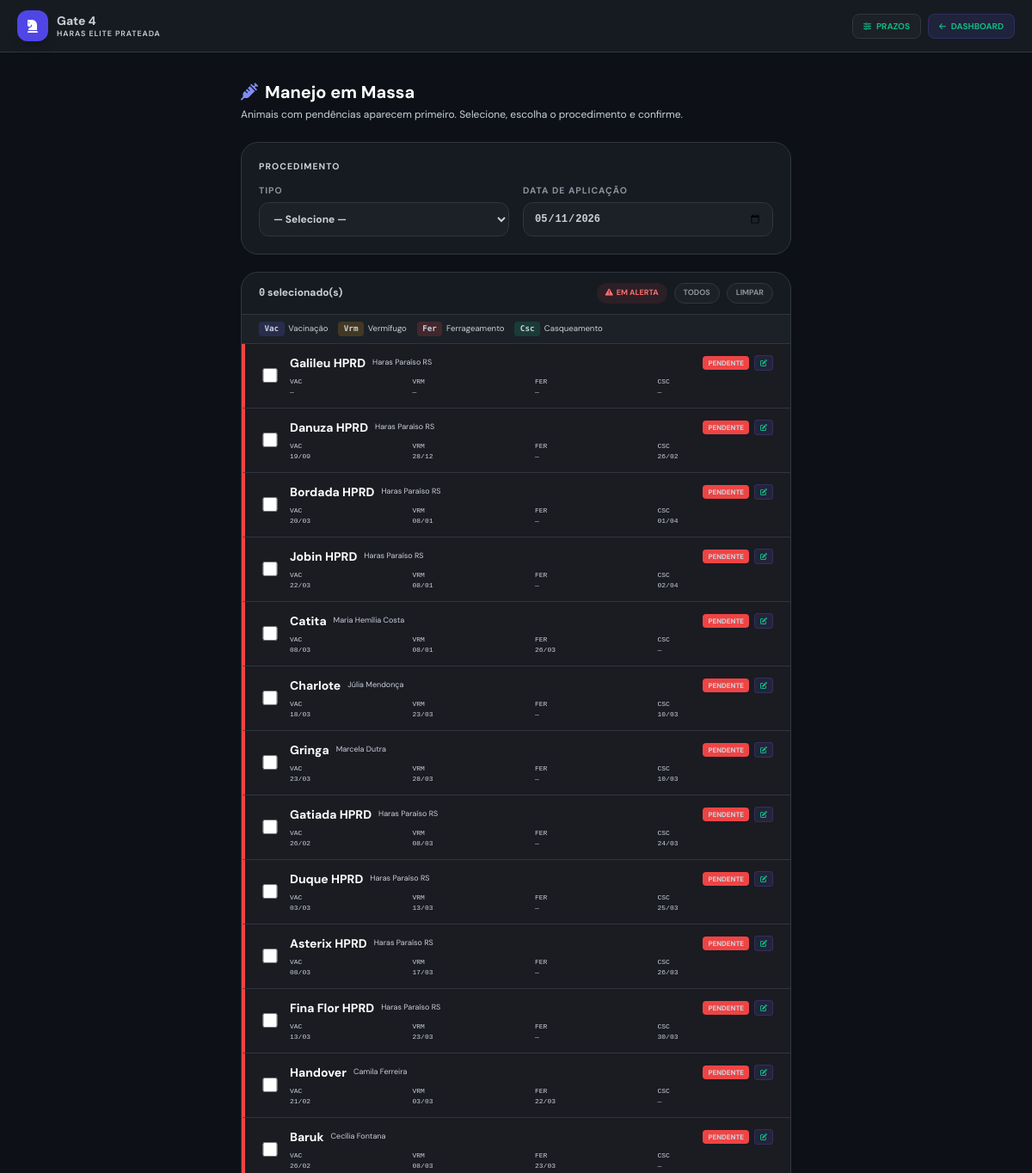
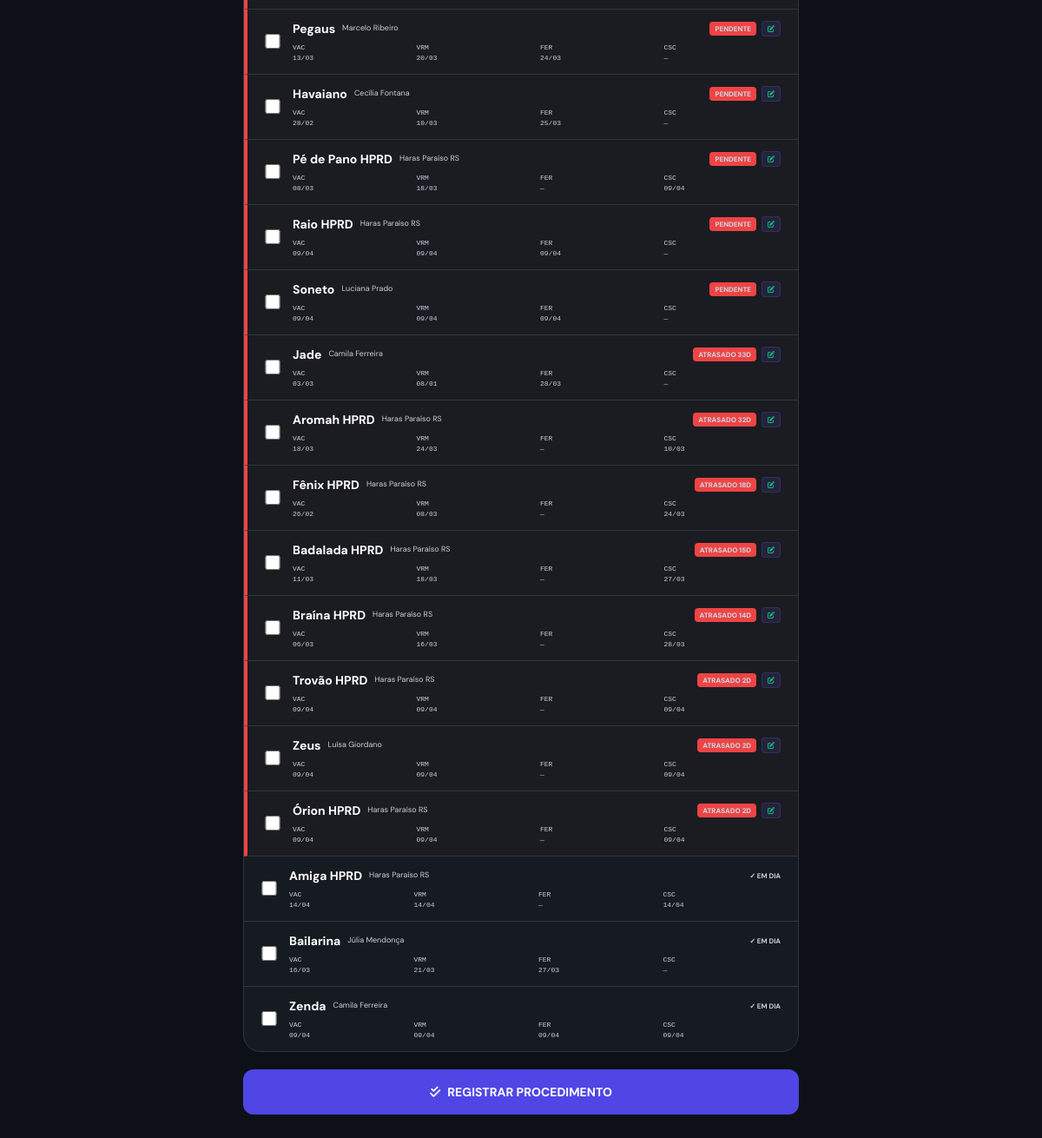
The page /manejo-em-massa/ (signed in) on the database its author committed (2 pictures, top to bottom).
### gateagora/models.py (models this page shows, shortened)
class Empresa(models.Model):
    nome = models.CharField(max_length=100)
    logo = models.ImageField(upload_to='logos/', null=True, blank=True)
    cnpj = models.CharField(max_length=18, blank=True, null=True, help_text="CNPJ da Unidade")
    cidade = models.CharField(max_length=100, default="Cidade Exemplo")
    slug = models.SlugField(
        unique=True,
        help_text="Identificador único na URL (ex: haras-santa-fe)"
    )
    class Meta:
        indexes = [models.Index(fields=["slug"])]
        verbose_name = "Empresa 🏢"
        verbose_name_plural = "Empresas 🏢"

class Cavalo(models.Model):
    CATEGORIA_CHOICES = [
        ('PROPRIO', 'Próprio (Escola)'),
        ('HOTELARIA', 'Hotelaria (Particular)'),
    ]
    STATUS_SAUDE_CHOICES = [
        ('Saudável', 'Saudável'),
        ('Alerta', 'Alerta'),
        ('Doente', 'Doente'),
        ('Tratamento', 'Em Tratamento'),
    ]
    LOCAL_DORMIDA = [
        ('BAIA', 'Dorme na Baia'),
        ('PIQUETE', 'Dorme no Piquete'),
    ]
    RACA_CHOICES = [
        ('mang_marchador', 'Mangalarga Marchador'),
        ('quarto_milha', 'Quarto de Milha'),
        ('psl', 'Puro Sangue Lusitano'),
        ('crioulo', 'Crioulo'),
        ('hipismo', 'Cavalo de Hipismo (BH)'),
        ('srd', 'Sem Raça Definida'),
    ]
    ATIVIDADE_CHOICES = [
        ('0.018', 'Leve (Passeio/Aposentado)'),
        ('0.025', 'Moderada (Escola/Aulas)'),
        ('0.035', 'Intensa (Salto/Competição)'),
    ]
    USA_FERRADURA_CHOICES = [
        ('SIM', 'Ferrado (Usa Ferradura)'),
        ('NAO', 'Descalço (Apenas Casqueamento)'),
    ]
    empresa = models.ForeignKey(Empresa, on_delete=models.CASCADE)
    nome = models.CharField(max_length=100)
    categoria = models.CharField(max_length=20, choices=CATEGORIA_CHOICES, default='PROPRIO')
    status_saude = models.CharField(max_length=20, choices=STATUS_SAUDE_CHOICES, default='Saudável')
    onde_dorme = models.CharField(max_length=10, choices=LOCAL_DORMIDA, default='BAIA')
    foto = models.ImageField(upload_to='cavalos/', null=True, blank=True)
    raca = models.CharField(max_length=25, choices=RACA_CHOICES, default='srd')
    peso = models.FloatField(
        default=450.0,
        validators=[MinValueValidator(100)],
        help_text="Peso aproximado para cálculo de ração"
    )
    fator_atividade = models.CharField(max_length=10, choices=ATIVIDADE_CHOICES, default='0.025')
    tipo_sela = models.CharField(max_length=100, blank=True, help_text="Ex: Sela Salto Americana")
    tipo_cabecada = models.CharField(max_length=100, blank=True, help_text="Ex: Cabeçada com Freio D")
    material_proprio = models.BooleanField(default=False, help_text="Marque se o material for exclusivo do proprietário")
    baia = models.OneToOneField(Baia, on_delete=models.SET_NULL, null=True, blank=True)
    piquete = models.ForeignKey(Piquete, on_delete=models.SET_NULL, null=True, blank=True)
    proprietario = models.ForeignKey(
        Aluno,
        on_delete=models.CASCADE,
        related_name='cavalos',
        help_text="Se for Próprio, vincular ao gestor ou escola"
    )
    ultima_vacina = models.DateField(null=True, blank=True)
    ultimo_vermifugo = models.DateField(null=True, blank=True)
    ultimo_ferrageamento = models.DateField(null=True, blank=True)
    ultimo_casqueamento = models.DateField(null=True, blank=True)
    usa_ferradura = models.CharField(
        max_length=3,
        choices=USA_FERRADURA_CHOICES,
        default='NAO',
        verbose_name="Usa Ferradura?"
    )
    racao_tipo = models.CharField(max_length=100, blank=True, help_text="Ex: Guabi Equi-S")
    racao_qtd_manha = models.CharField(max_length=50, blank=True, help_text="Ex: 2kg")
    racao_qtd_noite = models.CharField(max_length=50, blank=True, help_text="Ex: 2kg")
    feno_tipo = models.CharField(max_length=100, blank=True, default="Coast Cross")
    feno_qtd = models.CharField(max_length=100, blank=True, default="À vontade")
    complemento_nutricional = models.TextField(blank=True)
    mensalidade_baia = models.DecimalField(max_digits=10, decimal_places=2, default=Decimal('1000.00'))
    class Meta:
        ordering = ['nome']
        indexes = [
            models.Index(fields=["empresa", "status_saude"]),
            models.Index(fields=["empresa", "categoria"]),
        ]
        verbose_name = "Cavalo 🐴"
        verbose_name_plural = "Cavalos 🐴"

class Aluno(models.Model):
    empresa = models.ForeignKey(Empresa, on_delete=models.CASCADE)
    nome = models.CharField(max_length=200)
    ativo = models.BooleanField(default=True)
    streak_atual = models.PositiveIntegerField(default=0)
    melhor_streak = models.PositiveIntegerField(default=0)
    valor_aula = models.DecimalField(max_digits=10, decimal_places=2, default=Decimal('150.00'))
    plano = models.ForeignKey(
        'Plano',
        on_delete=models.SET_NULL,
        null=True,
        blank=True,
        verbose_name="Plano Contratado"
    )
    perfil_usuario = models.OneToOneField(
        'Perfil',
        on_delete=models.SET_NULL,
        null=True,
        blank=True,
        related_name='aluno_vinculado',
        verbose_name="Login do Aluno",
        help_text="Perfil de acesso do aluno ao sistema"
    )
    class Meta:
        ordering = ['nome']
        indexes = [models.Index(fields=["empresa", "nome"])]
        verbose_name = "Aluno 🧑‍🎓"
        verbose_name_plural = "Alunos 🧑‍🎓"

### gateagora/views.py (the view, shortened to what this page needs)
# urls.py: path('manejo-em-massa/', views.manejo_em_massa, name='manejo_em_massa'),
@login_required
def manejo_em_massa(request):
    empresa = getattr(request, "empresa", None) or request.user.perfil.empresa
    hoje = timezone.localdate()
    try:
        cfg = ConfigPrazoManejo.objects.get(empresa=empresa)
        prazo_vacina = cfg.prazo_vacina
        prazo_vermifugo = cfg.prazo_vermifugo
        prazo_ferrageamento = cfg.prazo_ferrageamento
        prazo_casqueamento = cfg.prazo_casqueamento
    except ConfigPrazoManejo.DoesNotExist:
        prazo_vacina = 365
        prazo_vermifugo = 90
        prazo_ferrageamento = 60
        prazo_casqueamento = 60
    def _dias_atraso(data_campo):
        if not data_campo:
            return 9999
        return (hoje - data_campo).days
    def _atraso_excedido(c):
        atrasos = [
            max(0, _dias_atraso(c.ultima_vacina)    - prazo_vacina),
            max(0, _dias_atraso(c.ultimo_vermifugo) - prazo_vermifugo),
        ]
        if c.usa_ferradura == "SIM":
            atrasos.append(max(0, _dias_atraso(c.ultimo_ferrageamento) - prazo_ferrageamento))
        else:
            atrasos.append(max(0, _dias_atraso(c.ultimo_casqueamento)  - prazo_casqueamento))
        bonus = 100000 if c.status_saude != "Saudável" else 0
        return sum(atrasos) + bonus
    cavalos_qs = (
        Cavalo.objects
        .filter(empresa=empresa)
        .select_related("proprietario")
        .order_by("nome")
    )
    cavalos_status = []
    for cavalo in cavalos_qs:
        score = _atraso_excedido(cavalo)
        cavalos_status.append({
            "obj":           cavalo,
            "vencido":       score > 0,
            "atraso_maximo": score,
        })
    cavalos_status.sort(key=lambda x: x["atraso_maximo"], reverse=True)
    return render(request, "gateagora/manejo_em_massa.html", {
        "empresa":             empresa,
        "hoje":                hoje,
        "cavalos_status":      cavalos_status,
        "prazo_vacina":        prazo_vacina,
        "prazo_vermifugo":     prazo_vermifugo,
        "prazo_ferrageamento": prazo_ferrageamento,
        "prazo_casqueamento":  prazo_casqueamento,
    })

### gateagora/templates/gateagora/manejo_em_massa.html (shortened to what this page needs)
{% load static %}
<!DOCTYPE html>
<html lang="pt-br">
<head>
  <script src="https://cdn.tailwindcss.com"></script>
  <link rel="stylesheet" href="https://cdnjs.cloudflare.com/ajax/libs/font-awesome/6.0.0/css/all.min.css"/>
  <link rel="stylesheet" href="{% static 'css/themes.css' %}">
</head>
<body>
<nav class="glass sticky top-0 z-50 px-5 py-3">
  <div class="max-w-screen-xl mx-auto flex justify-between items-center">
    <a href="{% url 'dashboard' %}" class="flex items-center gap-2.5 group">
      <div class="bg-indigo-600 w-9 h-9 rounded-xl flex items-center justify-center shadow-lg group-hover:bg-indigo-500 transition">
        <i class="fa-solid fa-chess-knight text-white text-base"></i>
      </div>
      <div class="leading-tight">
        <p class="text-sm font-bold" style="color:var(--text-strong)">{{ brand_name|default:"Gate 4" }}</p>
        <p class="text-[9px] font-semibold uppercase tracking-widest" style="color:var(--text-muted)">{{ empresa.nome }}</p>
      </div>
    </a>
    <div class="flex items-center gap-2">
      <a href="{% url 'config_prazos_manejo' %}" class="flex items-center gap-1.5 text-[10px] font-bold uppercase px-3 py-1.5 rounded-lg" style="background:var(--card-alt);color:var(--text-muted);border:1px solid var(--border);"><i class="fa-solid fa-sliders text-[9px]"></i> Prazos</a>
      <a href="{% url 'dashboard' %}" class="flex items-center gap-1.5 text-[10px] font-bold uppercase px-3 py-1.5 rounded-lg" style="background:var(--indigo-soft);color:var(--indigo-text);border:1px solid rgba(99,102,241,0.2);"><i class="fa-solid fa-arrow-left text-[9px]"></i> Dashboard</a>
    </div>
  </div>
</nav>
<div class="max-w-2xl mx-auto px-4 py-8">
  <div class="mb-6">
    <h2 class="text-xl font-bold" style="color:var(--text-strong)">
      <i class="fa-solid fa-syringe mr-2" style="color:var(--indigo-text)"></i>Manejo em Massa
    </h2>
    <p class="text-xs mt-1" style="color:var(--text-muted)">Animais com pendências aparecem primeiro. Selecione, escolha o procedimento e confirme.</p>
  </div>
  <form method="post" action="{% url 'manejo_em_massa' %}">
    <div class="card p-5 mb-5">
      <p class="sec-title mb-3">Procedimento</p>
      <div class="grid grid-cols-2 gap-4">
        <div>
          <label class="sec-title block mb-1.5">Tipo</label>
          <select name="procedimento" required class="w-full rounded-xl px-3 py-2.5 text-xs font-bold" style="background:var(--card-alt);color:var(--text-main);border:1px solid var(--border);">
            <option value="">— Selecione —</option>
          </select>
        </div>
        <div>
          <label class="sec-title block mb-1.5">Data de Aplicação</label>
          <input type="date" name="data" required value="{{ hoje|date:'Y-m-d' }}" class="w-full rounded-xl px-3 py-2.5 text-xs font-bold font-mono" style="background:var(--card-alt);color:var(--text-main);border:1px solid var(--border);">
        </div>
      </div>
    </div>
    <div class="card overflow-hidden mb-5">
      <div class="px-5 py-3 flex items-center justify-between" style="border-bottom:1px solid var(--border)">
        <span class="text-xs font-bold" style="color:var(--text-muted)">
          <span id="contador" class="font-mono" style="color:var(--indigo-text)">0</span> selecionado(s)
        </span>
        <div class="flex gap-2">
          <button type="button" onclick="selecionarGrupo('alerta')" class="text-[9px] font-bold uppercase px-2.5 py-1 rounded-full" style="background:rgba(239,68,68,0.1);color:var(--red-text);"><i class="fa-solid fa-triangle-exclamation mr-0.5"></i> Em alerta</button>
          <button type="button" onclick="selecionarTodos()" class="text-[9px] font-bold uppercase px-2.5 py-1 rounded-full" style="background:var(--card-alt);color:var(--text-muted);border:1px solid var(--border);">Todos</button>
          <button type="button" onclick="limparSelecao()" class="text-[9px] font-bold uppercase px-2.5 py-1 rounded-full" style="background:var(--card-alt);color:var(--text-muted);border:1px solid var(--border);">Limpar</button>
        </div>
      </div>
      <div class="px-5 py-2 flex flex-wrap gap-3" style="border-bottom:1px solid var(--border);background:var(--card-alt)">
        <span class="legenda-item"><span class="badge-proc badge-vac">Vac</span> Vacinação</span>
        <span class="legenda-item"><span class="badge-proc badge-verm">Vrm</span> Vermífugo</span>
        <span class="legenda-item"><span class="badge-proc badge-ferr">Fer</span> Ferrageamento</span>
        <span class="legenda-item"><span class="badge-proc badge-casc">Csc</span> Casqueamento</span>
      </div>
      <div id="listaCavalos">
        {% for item in cavalos_status %}
          {% with cavalo=item.obj %}
          <div class="cavalo-row {% if item.vencido %}em-alerta alerta-row{% else %}em-dia-row{% endif %}"
               onclick="toggleCavalo({{ cavalo.id }})">
            <input type="checkbox" name="cavalos_selecionados" value="{{ cavalo.id }}" id="chk_{{ cavalo.id }}" onclick="event.stopPropagation();atualizarContador(this)">
            <div class="flex-1 min-w-0">
              <div class="flex items-center justify-between gap-1.5 flex-wrap">
                <div class="flex items-center gap-2">
                  <label for="chk_{{ cavalo.id }}" class="text-sm font-bold cursor-pointer" style="color:var(--text-strong)" onclick="event.stopPropagation()">{{ cavalo.nome }}</label>
                  {% if cavalo.proprietario %}<span class="text-[9px]" style="color:var(--text-muted)">{{ cavalo.proprietario.nome }}</span>{% endif %}
                </div>
                <div class="flex items-center gap-1.5">
                  {% if item.vencido %}
                    {% if item.por_status and item.atraso_maximo == 0 %}
                      <span class="text-[8px] font-black px-1.5 py-0.5 rounded uppercase"
                            style="background:rgba(245,158,11,0.2);color:#f59e0b;">
                        {{ cavalo.status_saude|upper }}
                      </span>
                    {% elif item.atraso_maximo >= 9000 %}
                      <span class="text-[8px] font-black bg-red-500 text-white px-1.5 py-0.5 rounded uppercase">
                        PENDENTE
                      </span>
                    {% else %}
                      <span class="text-[8px] font-black bg-red-500 text-white px-1.5 py-0.5 rounded uppercase">
                        ATRASADO {{ item.atraso_maximo }}D
                      </span>
                    {% endif %}
                    <a href="/admin/gateagora/cavalo/{{ cavalo.id }}/change/"
                       onclick="event.stopPropagation()"
                       target="_blank"
                       title="Abrir cadastro do cavalo"
                       class="text-[8px] font-bold px-1.5 py-0.5 rounded"
                       style="background:rgba(99,102,241,0.12);color:var(--indigo-text);border:1px solid rgba(99,102,241,0.2);">
                      <i class="fa-solid fa-pen-to-square"></i>
                    </a>
                  {% else %}
                    <span class="text-[8px] font-bold text-emerald-500 uppercase">✓ em dia</span>
                  {% endif %}
                </div>
              </div>
              <div class="grid grid-cols-4 gap-x-2 mt-1.5 text-[8px] font-mono" style="color:var(--text-muted)">
                <div class="flex flex-col"><span>VAC</span><span style="color:var(--text-main)">{{ cavalo.ultima_vacina|date:"d/m"|default:"—" }}</span></div>
                <div class="flex flex-col"><span>VRM</span><span style="color:var(--text-main)">{{ cavalo.ultimo_vermifugo|date:"d/m"|default:"—" }}</span></div>
                <div class="flex flex-col"><span>FER</span><span style="color:var(--text-main)">{{ cavalo.ultimo_ferrageamento|date:"d/m"|default:"—" }}</span></div>
                <div class="flex flex-col"><span>CSC</span><span style="color:var(--text-main)">{{ cavalo.ultimo_casqueamento|date:"d/m"|default:"—" }}</span></div>
              </div>
            </div>
          </div>
          {% endwith %}
        {% empty %}
          <div class="flex flex-col items-center py-14" style="color:var(--text-muted)">
            <i class="fa-solid fa-horse text-4xl mb-3 opacity-20"></i>
            <p class="text-xs font-bold uppercase">Nenhum cavalo cadastrado.</p>
          </div>
        {% endfor %}
      </div>
    </div>
    <button type="submit" class="w-full py-4 rounded-xl font-bold uppercase text-sm flex items-center justify-center gap-2" style="background:#4f46e5;color:#fff;">
      <i class="fa-solid fa-check-double"></i> Registrar Procedimento
    </button>
  </form>
</div>
</body>
</html>

### rows shown on the page
Empresa: nome "HARAS ELITE PRATEADA"
Cavalo: obj.nome "Galileu HPRD", obj.proprietario.nome "Haras Paraíso RS", shows "PENDENTE", obj.ultima_vacina "—", obj.ultimo_vermifugo "—", obj.ultimo_ferrageamento "—", obj.ultimo_casqueamento "—"
Cavalo: obj.nome "Danuza HPRD", obj.proprietario.nome "Haras Paraíso RS", shows "PENDENTE", obj.ultima_vacina "19/09", obj.ultimo_vermifugo "28/12", obj.ultimo_ferrageamento "—", obj.ultimo_casqueamento "26/02"
Cavalo: obj.nome "Bordada HPRD", obj.proprietario.nome "Haras Paraíso RS", shows "PENDENTE", obj.ultima_vacina "20/03", obj.ultimo_vermifugo "08/01", obj.ultimo_ferrageamento "—", obj.ultimo_casqueamento "01/04"
Cavalo: obj.nome "Jobin HPRD", obj.proprietario.nome "Haras Paraíso RS", shows "PENDENTE", obj.ultima_vacina "22/03", obj.ultimo_vermifugo "08/01", obj.ultimo_ferrageamento "—", obj.ultimo_casqueamento "02/04"
Cavalo: obj.nome "Catita", obj.proprietario.nome "Maria Hemília Costa", shows "PENDENTE", obj.ultima_vacina "08/03", obj.ultimo_vermifugo "08/01", obj.ultimo_ferrageamento "26/03", obj.ultimo_casqueamento "—"
Cavalo: obj.nome "Charlote", obj.proprietario.nome "Júlia Mendonça", shows "PENDENTE", obj.ultima_vacina "18/03", obj.ultimo_vermifugo "23/03", obj.ultimo_ferrageamento "—", obj.ultimo_casqueamento "10/03"
Cavalo: obj.nome "Gringa", obj.proprietario.nome "Marcela Dutra", shows "PENDENTE", obj.ultima_vacina "23/03", obj.ultimo_vermifugo "28/03", obj.ultimo_ferrageamento "—", obj.ultimo_casqueamento "10/03"
Cavalo: obj.nome "Gatiada HPRD", obj.proprietario.nome "Haras Paraíso RS", shows "PENDENTE", obj.ultima_vacina "26/02", obj.ultimo_vermifugo "08/03", obj.ultimo_ferrageamento "—", obj.ultimo_casqueamento "24/03"
Cavalo: obj.nome "Duque HPRD", obj.proprietario.nome "Haras Paraíso RS", shows "PENDENTE", obj.ultima_vacina "03/03", obj.ultimo_vermifugo "13/03", obj.ultimo_ferrageamento "—", obj.ultimo_casqueamento "25/03"
Cavalo: obj.nome "Asterix HPRD", obj.proprietario.nome "Haras Paraíso RS", shows "PENDENTE", obj.ultima_vacina "08/03", obj.ultimo_vermifugo "17/03", obj.ultimo_ferrageamento "—", obj.ultimo_casqueamento "26/03"
Cavalo: obj.nome "Fina Flor HPRD", obj.proprietario.nome "Haras Paraíso RS", shows "PENDENTE", obj.ultima_vacina "13/03", obj.ultimo_vermifugo "23/03", obj.ultimo_ferrageamento "—", obj.ultimo_casqueamento "30/03"
Cavalo: obj.nome "Handover", obj.proprietario.nome "Camila Ferreira", shows "PENDENTE", obj.ultima_vacina "21/02", obj.ultimo_vermifugo "03/03", obj.ultimo_ferrageamento "22/03", obj.ultimo_casqueamento "—"
Cavalo: obj.nome "Baruk", obj.proprietario.nome "Cecília Fontana", shows "PENDENTE", obj.ultima_vacina "26/02", obj.ultimo_vermifugo "08/03", obj.ultimo_ferrageamento "23/03", obj.ultimo_casqueamento "—"
Cavalo: obj.nome "Pegaus", obj.proprietario.nome "Marcelo Ribeiro", shows "PENDENTE", obj.ultima_vacina "13/03", obj.ultimo_vermifugo "20/03", obj.ultimo_ferrageamento "24/03", obj.ultimo_casqueamento "—"
Cavalo: obj.nome "Havaiano", obj.proprietario.nome "Cecília Fontana", shows "PENDENTE", obj.ultima_vacina "28/02", obj.ultimo_vermifugo "10/03", obj.ultimo_ferrageamento "25/03", obj.ultimo_casqueamento "—"
Cavalo: obj.nome "Pé de Pano HPRD", obj.proprietario.nome "Haras Paraíso RS", shows "PENDENTE", obj.ultima_vacina "08/03", obj.ultimo_vermifugo "18/03", obj.ultimo_ferrageamento "—", obj.ultimo_casqueamento "09/04"
Cavalo: obj.nome "Raio HPRD", obj.proprietario.nome "Haras Paraíso RS", shows "PENDENTE", obj.ultima_vacina "09/04", obj.ultimo_vermifugo "09/04", obj.ultimo_ferrageamento "09/04", obj.ultimo_casqueamento "—"
Cavalo: obj.nome "Soneto", obj.proprietario.nome "Luciana Prado", shows "PENDENTE", obj.ultima_vacina "09/04", obj.ultimo_vermifugo "09/04", obj.ultimo_ferrageamento "09/04", obj.ultimo_casqueamento "—"
Cavalo: obj.nome "Jade", obj.proprietario.nome "Camila Ferreira", atraso_maximo "33", obj.ultima_vacina "03/03", obj.ultimo_vermifugo "08/01", obj.ultimo_ferrageamento "28/03", obj.ultimo_casqueamento "—"
Cavalo: obj.nome "Aromah HPRD", obj.proprietario.nome "Haras Paraíso RS", atraso_maximo "32", obj.ultima_vacina "18/03", obj.ultimo_vermifugo "24/03", obj.ultimo_ferrageamento "—", obj.ultimo_casqueamento "10/03"
Cavalo: obj.nome "Fênix HPRD", obj.proprietario.nome "Haras Paraíso RS", atraso_maximo "18", obj.ultima_vacina "26/02", obj.ultimo_vermifugo "08/03", obj.ultimo_ferrageamento "—", obj.ultimo_casqueamento "24/03"
Cavalo: obj.nome "Badalada HPRD", obj.proprietario.nome "Haras Paraíso RS", atraso_maximo "15", obj.ultima_vacina "11/03", obj.ultimo_vermifugo "18/03", obj.ultimo_ferrageamento "—", obj.ultimo_casqueamento "27/03"
Cavalo: obj.nome "Braína HPRD", obj.proprietario.nome "Haras Paraíso RS", atraso_maximo "14", obj.ultima_vacina "06/03", obj.ultimo_vermifugo "16/03", obj.ultimo_ferrageamento "—", obj.ultimo_casqueamento "28/03"
Cavalo: obj.nome "Trovão HPRD", obj.proprietario.nome "Haras Paraíso RS", atraso_maximo "2", obj.ultima_vacina "09/04", obj.ultimo_vermifugo "09/04", obj.ultimo_ferrageamento "—", obj.ultimo_casqueamento "09/04"
Cavalo: obj.nome "Zeus", obj.proprietario.nome "Luísa Giordano", atraso_maximo "2", obj.ultima_vacina "09/04", obj.ultimo_vermifugo "09/04", obj.ultimo_ferrageamento "—", obj.ultimo_casqueamento "09/04"
Cavalo: obj.nome "Órion HPRD", obj.proprietario.nome "Haras Paraíso RS", atraso_maximo "2", obj.ultima_vacina "09/04", obj.ultimo_vermifugo "09/04", obj.ultimo_ferrageamento "—", obj.ultimo_casqueamento "09/04"
Cavalo: obj.nome "Amiga HPRD", obj.proprietario.nome "Haras Paraíso RS", shows "✓ EM DIA", obj.ultima_vacina "14/04", obj.ultimo_vermifugo "14/04", obj.ultimo_ferrageamento "—", obj.ultimo_casqueamento "14/04"
Cavalo: obj.nome "Bailarina", obj.proprietario.nome "Júlia Mendonça", shows "✓ EM DIA", obj.ultima_vacina "16/03", obj.ultimo_vermifugo "21/03", obj.ultimo_ferrageamento "27/03", obj.ultimo_casqueamento "—"
Cavalo: obj.nome "Zenda", obj.proprietario.nome "Camila Ferreira", shows "✓ EM DIA", obj.ultima_vacina "09/04", obj.ultimo_vermifugo "09/04", obj.ultimo_ferrageamento "09/04", obj.ultimo_casqueamento "09/04"

### other values the page prints
{{ brand_name|default:"Gate 4" }} "Gate 4"
